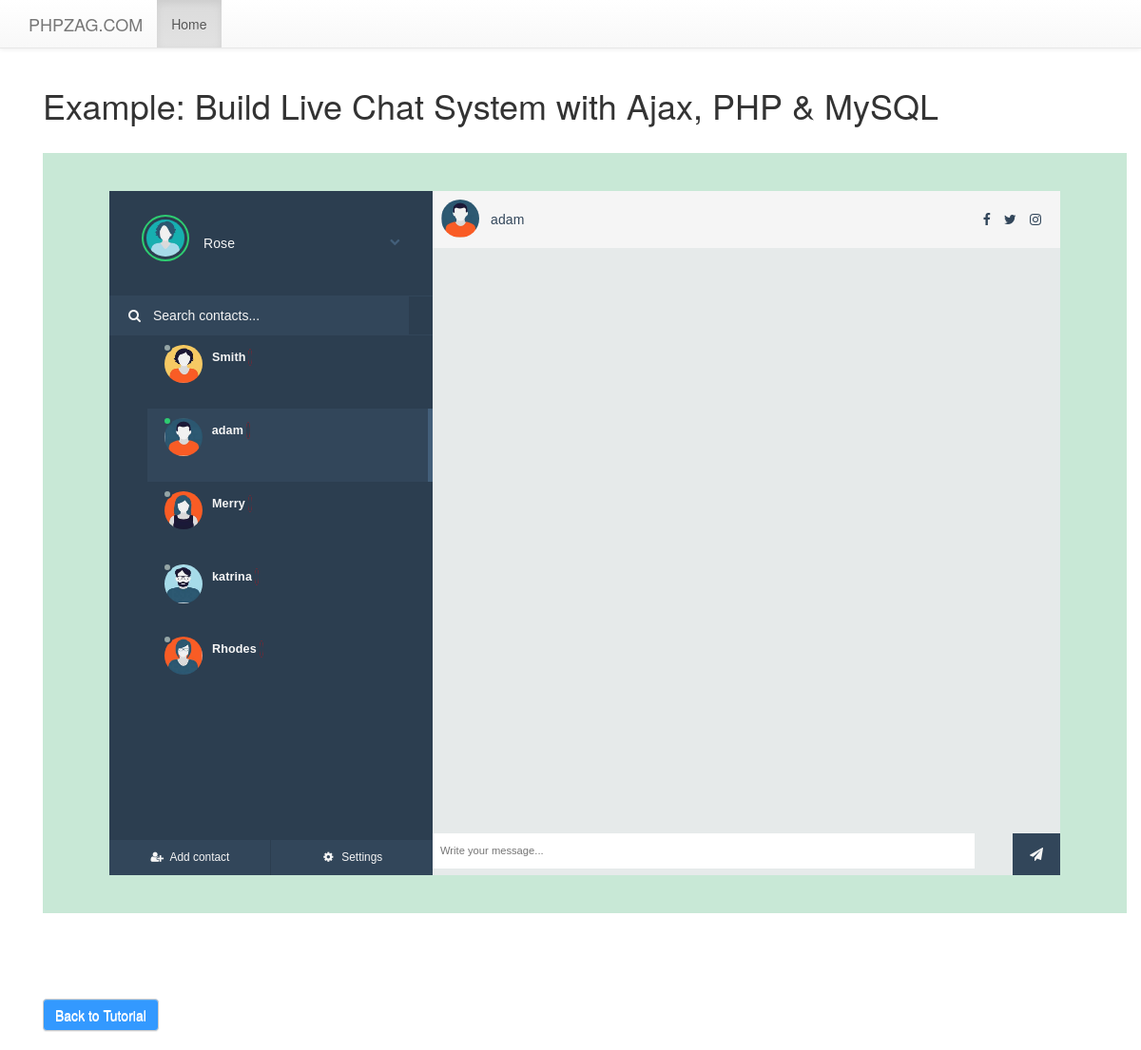
/ (signed in), run on the app's committed database.
### tables this page shows
CREATE TABLE `chat_users` (
  `userid` int(11) NOT NULL,
  `username` varchar(255) NOT NULL,
  `password` varchar(255) NOT NULL,
  `avatar` varchar(255) NOT NULL,
  `current_session` int(11) NOT NULL,
  `online` int(11) NOT NULL
);

### Chat.php (called while the page is built, shortened)
<?php
class Chat{
    private $host  = 'localhost';
    private $user  = 'root';
    private $password   = "";
    private $database  = "phpzag_demo";
	private $chatUsersTable = 'chat_users';
	private $dbConnect = false;
    public function __construct(){
        if(!$this->dbConnect){
            $conn = new mysqli($this->host, $this->user, $this->password, $this->database);
            if($conn->connect_error){
                die("Error failed to connect to MySQL: " . $conn->connect_error);
            }else{
                $this->dbConnect = $conn;
            }
        }
    }
	private function getData($sqlQuery) {
		$result = mysqli_query($this->dbConnect, $sqlQuery);
		$data= array();
		while ($row = mysqli_fetch_array($result,MYSQLI_ASSOC)) {
			$data[]=$row;
		}
		return $data;
	}
	public function chatUsers($userid){
		$sqlQuery = "
			SELECT * FROM ".$this->chatUsersTable."
			WHERE userid != '$userid'";
		return  $this->getData($sqlQuery);
	}
	public function getUserDetails($userid){
		$sqlQuery = "
			SELECT * FROM ".$this->chatUsersTable."
			WHERE userid = '$userid'";
		return  $this->getData($sqlQuery);
	}
}
?>

### index.php (the view, shortened to what this page needs)
<?php
include('header.php');
?>
<link rel='stylesheet prefetch' href='https://cdnjs.cloudflare.com/ajax/libs/font-awesome/4.6.2/css/font-awesome.min.css'>
<link href="css/style.css" rel="stylesheet" id="bootstrap-css">
<?php include('container.php');?>
<div class="container">
	<h1>Example: Build Live Chat System with Ajax, PHP & MySQL</h1>
	<br>
	<?php if(isset($_SESSION['userid']) && $_SESSION['userid']) { ?>
		<div class="chat">
			<div id="frame">
				<div id="sidepanel">
					<div id="profile">
					<?php
					include ('Chat.php');
					$chat = new Chat();
					$loggedUser = $chat->getUserDetails($_SESSION['userid']);
					echo '<div class="wrap">';
					$currentSession = '';
					foreach ($loggedUser as $user) {
						$currentSession = $user['current_session'];
						echo '<img id="profile-img" src="userpics/'.$user['avatar'].'" class="online" alt="" />';
						echo  '<p>'.$user['username'].'</p>';
							echo '<i class="fa fa-chevron-down expand-button" aria-hidden="true"></i>';
							echo '<div id="expanded">';
							echo '</div>';
					}
					echo '</div>';
					?>
					</div>
					<div id="search">
						<label for=""><i class="fa fa-search" aria-hidden="true"></i></label>
						<input type="text" placeholder="Search contacts..." />
					</div>
					<div id="contacts">
					<?php
					echo '<ul>';
					$chatUsers = $chat->chatUsers($_SESSION['userid']);
					foreach ($chatUsers as $user) {
						$status = 'offline';
						if($user['online']) {
							$status = 'online';
						}
						$activeUser = '';
						if($user['userid'] == $currentSession) {
							$activeUser = "active";
						}
						echo '<li id="'.$user['userid'].'" class="contact '.$activeUser.'" data-touserid="'.$user['userid'].'" data-tousername="'.$user['username'].'">';
						echo '<div class="wrap">';
						echo '<span id="status_'.$user['userid'].'" class="contact-status '.$status.'"></span>';
						echo '<img src="userpics/'.$user['avatar'].'" alt="" />';
						echo '<div class="meta">';
						echo '<p class="name">'.$user['username'].'<span id="unread_'.$user['userid'].'" class="unread">'.$chat->getUnreadMessageCount($user['userid'], $_SESSION['userid']).'</span></p>';
						echo '<p class="preview"><span id="isTyping_'.$user['userid'].'" class="isTyping"></span></p>';
						echo '</div>';
						echo '</div>';
						echo '</li>';
					}
					echo '</ul>';
					?>
					</div>
					<div id="bottom-bar">
						<button id="addcontact"><i class="fa fa-user-plus fa-fw" aria-hidden="true"></i> <span>Add contact</span></button>
						<button id="settings"><i class="fa fa-cog fa-fw" aria-hidden="true"></i> <span>Settings</span></button>
					</div>
				</div>
				<div class="content" id="content">
					<div class="contact-profile" id="userSection">
					<?php
					$userDetails = $chat->getUserDetails($currentSession);
					foreach ($userDetails as $user) {
						echo '<img src="userpics/'.$user['avatar'].'" alt="" />';
							echo '<p>'.$user['username'].'</p>';
							echo '<div class="social-media">';
								echo '<i class="fa fa-facebook" aria-hidden="true"></i>';
								echo '<i class="fa fa-twitter" aria-hidden="true"></i>';
								 echo '<i class="fa fa-instagram" aria-hidden="true"></i>';
							echo '</div>';
					}
					?>
					</div>
					<div class="messages" id="conversation">
					</div>
					<div class="message-input" id="replySection">
						<div class="message-input" id="replyContainer">
							<div class="wrap">
								<input type="text" class="chatMessage" id="chatMessage<?php echo $currentSession; ?>" placeholder="Write your message..." />
								<button class="submit chatButton" id="chatButton<?php echo $currentSession; ?>"><i class="fa fa-paper-plane" aria-hidden="true"></i></button>
							</div>
						</div>
					</div>
				</div>
			</div>
		</div>
	<?php } else { ?>
		<br>
		<br>
		<strong><a href="login.php"><h3>Login To Access Chat System</h3></a></strong>
	<?php } ?>
	<br>
	<br>
	<div style="margin:50px 0px 0px 0px;">
		<a class="btn btn-default read-more" style="background:#3399ff;color:white" href="http://www.phpzag.com/build-live-chat-system-with-ajax-php-mysql/">Back to Tutorial</a>
	</div>
</div>
<?php include('footer.php');?>

### header.php (shortened to what this page needs)
<!DOCTYPE html>
<html>
<head>
<link rel="stylesheet" href="https://maxcdn.bootstrapcdn.com/bootstrap/3.3.5/css/bootstrap.min.css">
<link rel="stylesheet" href="https://maxcdn.bootstrapcdn.com/bootstrap/3.3.5/css/bootstrap-theme.min.css">

### container.php (shortened to what this page needs)
</head>
<body class="">
<div role="navigation" class="navbar navbar-default navbar-static-top">
      <div class="container">
        <div class="navbar-header">
          <a href="http://www.phpzag.com" class="navbar-brand">PHPZAG.COM</a>
        </div>
        <div class="navbar-collapse collapse">
          <ul class="nav navbar-nav">
            <li class="active"><a href="http://www.phpzag.com">Home</a></li>
          </ul>
        </div>
      </div>
    </div>
	<div class="container" style="min-height:500px;">

### footer.php (shortened to what this page needs)
</div>
</body></html>

### data on the page
chat_users: avatar (picture), username "Rose"
chat_users: avatar (picture), username "Smith"
chat_users: online 1 (drawn), avatar (picture), username "adam"
chat_users: avatar (picture), username "Merry"
chat_users: avatar (picture), username "katrina"
chat_users: avatar (picture), username "Rhodes"
